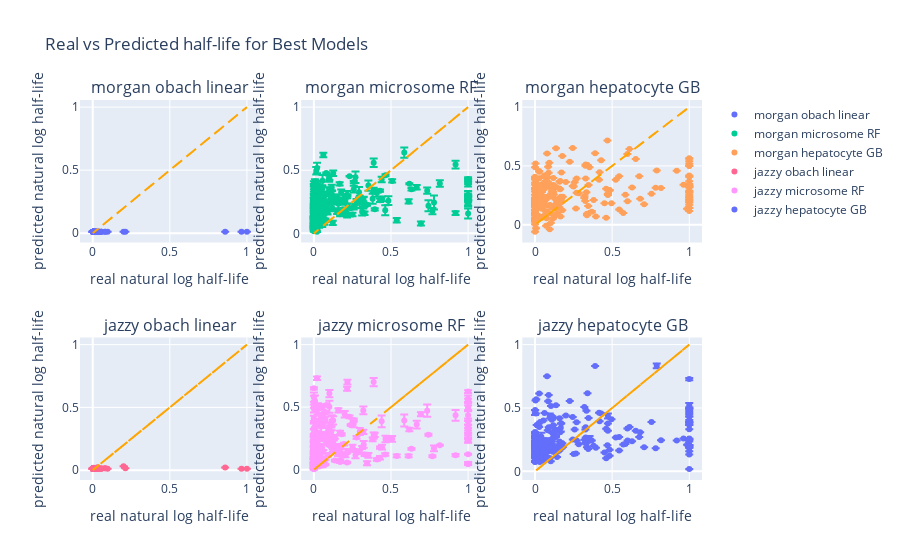

This figure's notebook cell:
### Code cell
rows = 2
cols = 3
height = 700
fig = sp.make_subplots(rows=rows, cols=cols, subplot_titles=titles)
plot_counter = 0
y_predicted["morgan"] = {}
y_predicted["jazzy"] = {}

for title in titles:
    parts = title.split()
    _type = parts[0]
    benchmark = parts[1]
    best_model = parts[2]
    
    df = pd.read_csv(f"project_resources/optuna/{benchmark}/{_type}/{best_model}.csv")
    best_trial_num = best_trials[_type][benchmark][best_model]
    best_trial_results = df.loc[df['Trial Number'] == best_trial_num].to_dict()

    plot_x = halflives[_type][benchmark]["test"]
    plot_y = np.fromstring(best_trial_results["Predictions"][best_trial_num][1:-1], sep=', ')
    std = np.fromstring(best_trial_results["Std"][best_trial_num][1:-1], sep=',')
    
    y_predicted[_type][benchmark] = {}
    y_predicted[_type][benchmark][best_model] = plot_y

    scatter_trace = go.Scatter(
        x=plot_x,
        y=plot_y,
        mode='markers',
        error_y=dict(type='data', array=std, visible=True),
        name=f'{_type} {benchmark} {best_model}'
    )

    # Add the diagonal line
    diagonal_trace = go.Scatter(
        x=plot_x,
        y=plot_x,
        mode='lines',
        line=dict(color='orange', dash='dash'),
        showlegend=False
    )

    # Add the traces to the subplot
    fig.add_trace(scatter_trace, row=plot_counter // 3 + 1, col=plot_counter % 3 + 1)
    fig.add_trace(diagonal_trace, row=plot_counter // 3 + 1, col=plot_counter % 3 + 1)

    # Customize the subplot
    fig.update_xaxes(title_text='real natural log half-life', row=plot_counter // 3 + 1, col=plot_counter % 3 + 1)
    fig.update_yaxes(title_text='predicted natural log half-life', row=plot_counter // 3 + 1, col=plot_counter % 3 + 1)

    plot_counter += 1
            
fig.update_layout(height=1000, title_text="Real vs Predicted half-life for Best Models")
fig.show()

### Figure 1 — Plotly figure (JSON) as saved in the notebook; plotly's stock layout.template omitted (floating-point values rounded to 4 significant figures; data arrays with more than 128 entries replaced by an {"elided": "..."} marker saying what was removed)
{"data": [{"error_y": {"array": {"elided": "133 float values"}, "type": "data", "visible": true}, "mode": "markers", "name": "morgan obach linear", "type": "scatter", "x": {"elided": "133 float values"}, "xaxis": "x", "y": {"elided": "133 float values"}, "yaxis": "y"}, {"line": {"color": "orange", "dash": "dash"}, "mode": "lines", "showlegend": false, "type": "scatter", "x": {"elided": "133 float values"}, "xaxis": "x", "y": {"elided": "133 float values"}, "yaxis": "y"}, {"error_y": {"array": {"elided": "220 float values"}, "type": "data", "visible": true}, "mode": "markers", "name": "morgan microsome RF", "type": "scatter", "x": {"elided": "220 float values"}, "xaxis": "x2", "y": {"elided": "220 float values"}, "yaxis": "y2"}, {"line": {"color": "orange", "dash": "dash"}, "mode": "lines", "showlegend": false, "type": "scatter", "x": {"elided": "220 float values"}, "xaxis": "x2", "y": {"elided": "220 float values"}, "yaxis": "y2"}, {"error_y": {"array": {"elided": "243 float values"}, "type": "data", "visible": true}, "mode": "markers", "name": "morgan hepatocyte GB", "type": "scatter", "x": {"elided": "243 float values"}, "xaxis": "x3", "y": {"elided": "243 float values"}, "yaxis": "y3"}, {"line": {"color": "orange", "dash": "dash"}, "mode": "lines", "showlegend": false, "type": "scatter", "x": {"elided": "243 float values"}, "xaxis": "x3", "y": {"elided": "243 float values"}, "yaxis": "y3"}, {"error_y": {"array": {"elided": "130 float values"}, "type": "data", "visible": true}, "mode": "markers", "name": "jazzy obach linear", "type": "scatter", "x": {"elided": "130 float values"}, "xaxis": "x4", "y": {"elided": "130 float values"}, "yaxis": "y4"}, {"line": {"color": "orange", "dash": "dash"}, "mode": "lines", "showlegend": false, "type": "scatter", "x": {"elided": "130 float values"}, "xaxis": "x4", "y": {"elided": "130 float values"}, "yaxis": "y4"}, {"error_y": {"array": {"elided": "220 float values"}, "type": "data", "visible": true}, "mode": "markers", "name": "jazzy microsome RF", "type": "scatter", "x": {"elided": "220 float values"}, "xaxis": "x5", "y": {"elided": "220 float values"}, "yaxis": "y5"}, {"line": {"color": "orange", "dash": "dash"}, "mode": "lines", "showlegend": false, "type": "scatter", "x": {"elided": "220 float values"}, "xaxis": "x5", "y": {"elided": "220 float values"}, "yaxis": "y5"}, {"error_y": {"array": {"elided": "243 float values"}, "type": "data", "visible": true}, "mode": "markers", "name": "jazzy hepatocyte GB", "type": "scatter", "x": {"elided": "243 float values"}, "xaxis": "x6", "y": {"elided": "243 float values"}, "yaxis": "y6"}, {"line": {"color": "orange", "dash": "dash"}, "mode": "lines", "showlegend": false, "type": "scatter", "x": {"elided": "243 float values"}, "xaxis": "x6", "y": {"elided": "243 float values"}, "yaxis": "y6"}], "layout": {"annotations": [{"font": {"size": 16}, "showarrow": false, "text": "morgan obach linear", "x": 0.1444, "xanchor": "center", "xref": "paper", "y": 1, "yanchor": "bottom", "yref": "paper"}, {"font": {"size": 16}, "showarrow": false, "text": "morgan microsome RF", "x": 0.5, "xanchor": "center", "xref": "paper", "y": 1, "yanchor": "bottom", "yref": "paper"}, {"font": {"size": 16}, "showarrow": false, "text": "morgan hepatocyte GB", "x": 0.8556, "xanchor": "center", "xref": "paper", "y": 1, "yanchor": "bottom", "yref": "paper"}, {"font": {"size": 16}, "showarrow": false, "text": "jazzy obach linear", "x": 0.1444, "xanchor": "center", "xref": "paper", "y": 0.375, "yanchor": "bottom", "yref": "paper"}, {"font": {"size": 16}, "showarrow": false, "text": "jazzy microsome RF", "x": 0.5, "xanchor": "center", "xref": "paper", "y": 0.375, "yanchor": "bottom", "yref": "paper"}, {"font": {"size": 16}, "showarrow": false, "text": "jazzy hepatocyte GB", "x": 0.8556, "xanchor": "center", "xref": "paper", "y": 0.375, "yanchor": "bottom", "yref": "paper"}], "autosize": true, "title": {"text": "Real vs Predicted half-life for Best Models"}, "xaxis": {"anchor": "y", "autorange": true, "domain": [0, 0.2889], "range": [-0.07645, 1.076], "title": {"text": "real natural log half-life"}, "type": "linear"}, "xaxis2": {"anchor": "y2", "autorange": true, "domain": [0.3556, 0.6444], "range": [-0.07645, 1.076], "title": {"text": "real natural log half-life"}, "type": "linear"}, "xaxis3": {"anchor": "y3", "autorange": true, "domain": [0.7111, 1], "range": [-0.07645, 1.076], "title": {"text": "real natural log half-life"}, "type": "linear"}, "xaxis4": {"anchor": "y4", "autorange": true, "domain": [0, 0.2889], "range": [-0.07645, 1.076], "title": {"text": "real natural log half-life"}, "type": "linear"}, "xaxis5": {"anchor": "y5", "autorange": true, "domain": [0.3556, 0.6444], "range": [-0.07645, 1.076], "title": {"text": "real natural log half-life"}, "type": "linear"}, "xaxis6": {"anchor": "y6", "autorange": true, "domain": [0.7111, 1], "range": [-0.07645, 1.076], "title": {"text": "real natural log half-life"}, "type": "linear"}, "yaxis": {"anchor": "x", "autorange": true, "domain": [0.625, 1], "range": [-0.05647, 1.056], "title": {"text": "predicted natural log half-life"}, "type": "linear"}, "yaxis2": {"anchor": "x2", "autorange": true, "domain": [0.625, 1], "range": [-0.05556, 1.056], "title": {"text": "predicted natural log half-life"}, "type": "linear"}, "yaxis3": {"anchor": "x3", "autorange": true, "domain": [0.625, 1], "range": [-0.1334, 1.06], "title": {"text": "predicted natural log half-life"}, "type": "linear"}, "yaxis4": {"anchor": "x4", "autorange": true, "domain": [0, 0.375], "range": [-0.06101, 1.056], "title": {"text": "predicted natural log half-life"}, "type": "linear"}, "yaxis5": {"anchor": "x5", "autorange": true, "domain": [0, 0.375], "range": [-0.06529, 1.056], "title": {"text": "predicted natural log half-life"}, "type": "linear"}, "yaxis6": {"anchor": "x6", "autorange": true, "domain": [0, 0.375], "range": [-0.05556, 1.056], "title": {"text": "predicted natural log half-life"}, "type": "linear"}}}
